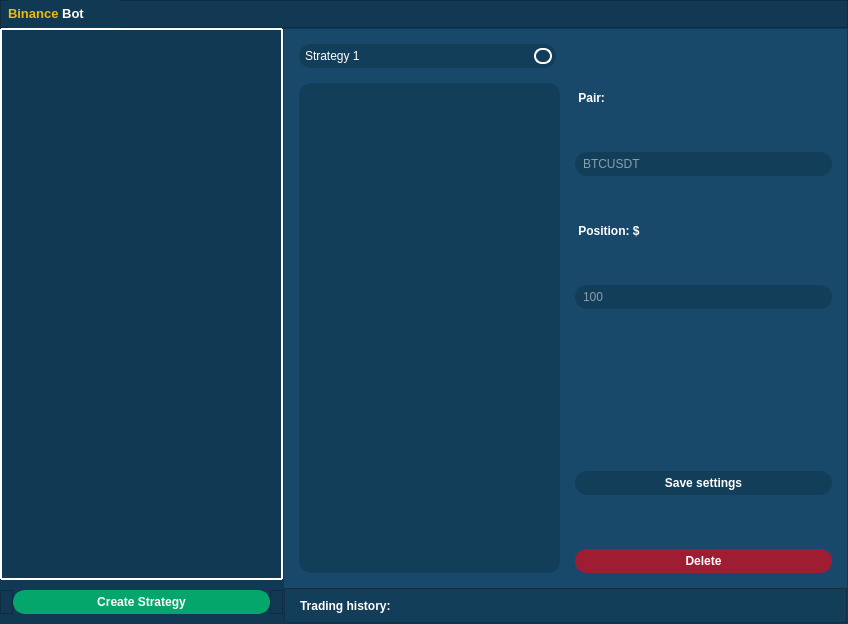
<?xml version="1.0" encoding="UTF-8"?>
<ui version="4.0">
 <class>MainWindow</class>
 <widget class="QMainWindow" name="MainWindow">
  <property name="geometry">
   <rect>
    <x>0</x>
    <y>0</y>
    <width>848</width>
    <height>624</height>
   </rect>
  </property>
  <property name="sizePolicy">
   <sizepolicy hsizetype="Preferred" vsizetype="Preferred">
    <horstretch>0</horstretch>
    <verstretch>0</verstretch>
   </sizepolicy>
  </property>
  <property name="windowTitle">
   <string>MainWindow</string>
  </property>
  <widget class="QWidget" name="centralwidget">
   <property name="styleSheet">
    <string notr="true">background-color: rgb(17, 57, 83);</string>
   </property>
   <layout class="QVBoxLayout" name="verticalLayout">
    <property name="spacing">
     <number>0</number>
    </property>
    <property name="leftMargin">
     <number>0</number>
    </property>
    <property name="topMargin">
     <number>0</number>
    </property>
    <property name="rightMargin">
     <number>0</number>
    </property>
    <property name="bottomMargin">
     <number>0</number>
    </property>
    <item>
     <widget class="QFrame" name="frame">
      <property name="minimumSize">
       <size>
        <width>0</width>
        <height>28</height>
       </size>
      </property>
      <property name="frameShape">
       <enum>QFrame::StyledPanel</enum>
      </property>
      <property name="frameShadow">
       <enum>QFrame::Raised</enum>
      </property>
      <widget class="QLabel" name="label">
       <property name="geometry">
        <rect>
         <x>8</x>
         <y>0</y>
         <width>111</width>
         <height>28</height>
        </rect>
       </property>
       <property name="font">
        <font>
         <pointsize>10</pointsize>
         <weight>75</weight>
         <bold>true</bold>
        </font>
       </property>
       <property name="styleSheet">
        <string notr="true">color: white;
</string>
       </property>
       <property name="text">
        <string>&lt;html&gt;&lt;head/&gt;&lt;body&gt;&lt;p&gt;&lt;span style=&quot; color:#f0b90b;&quot;&gt;Binance&lt;/span&gt; Bot&lt;/p&gt;&lt;/body&gt;&lt;/html&gt;</string>
       </property>
      </widget>
     </widget>
    </item>
    <item>
     <widget class="QStackedWidget" name="stackedWidget">
      <property name="minimumSize">
       <size>
        <width>0</width>
        <height>0</height>
       </size>
      </property>
      <property name="styleSheet">
       <string notr="true">background-color: rgb(17, 57, 83);</string>
      </property>
      <property name="currentIndex">
       <number>1</number>
      </property>
      <widget class="QWidget" name="login_page"/>
      <widget class="QWidget" name="main_page">
       <layout class="QHBoxLayout" name="horizontalLayout_2" stretch="1,2">
        <property name="spacing">
         <number>0</number>
        </property>
        <property name="leftMargin">
         <number>0</number>
        </property>
        <property name="topMargin">
         <number>0</number>
        </property>
        <property name="rightMargin">
         <number>0</number>
        </property>
        <property name="bottomMargin">
         <number>0</number>
        </property>
        <item>
         <layout class="QVBoxLayout" name="verticalLayout_st_list">
          <property name="spacing">
           <number>0</number>
          </property>
          <property name="leftMargin">
           <number>0</number>
          </property>
          <property name="bottomMargin">
           <number>0</number>
          </property>
          <item>
           <widget class="QScrollArea" name="scrollArea">
            <property name="sizePolicy">
             <sizepolicy hsizetype="Expanding" vsizetype="Expanding">
              <horstretch>0</horstretch>
              <verstretch>0</verstretch>
             </sizepolicy>
            </property>
            <property name="minimumSize">
             <size>
              <width>0</width>
              <height>0</height>
             </size>
            </property>
            <property name="styleSheet">
             <string notr="true">QScrollArea {
	border: 2px solid white;
	border-radius: 1px;
}</string>
            </property>
            <property name="widgetResizable">
             <bool>true</bool>
            </property>
            <widget class="QWidget" name="scrollAreaWidgetContents">
             <property name="geometry">
              <rect>
               <x>0</x>
               <y>0</y>
               <width>277</width>
               <height>542</height>
              </rect>
             </property>
             <property name="styleSheet">
              <string notr="true"/>
             </property>
             <layout class="QVBoxLayout" name="verticalLayout_2" stretch="0,1">
              <property name="spacing">
               <number>0</number>
              </property>
              <property name="leftMargin">
               <number>0</number>
              </property>
              <property name="topMargin">
               <number>0</number>
              </property>
              <property name="rightMargin">
               <number>0</number>
              </property>
              <property name="bottomMargin">
               <number>0</number>
              </property>
              <item>
               <layout class="QVBoxLayout" name="verticalLayout_pair">
                <property name="spacing">
                 <number>0</number>
                </property>
               </layout>
              </item>
              <item>
               <spacer name="verticalSpacer">
                <property name="orientation">
                 <enum>Qt::Vertical</enum>
                </property>
                <property name="sizeHint" stdset="0">
                 <size>
                  <width>20</width>
                  <height>40</height>
                 </size>
                </property>
               </spacer>
              </item>
             </layout>
            </widget>
           </widget>
          </item>
          <item>
           <layout class="QHBoxLayout" name="horizontalLayout_4">
            <property name="spacing">
             <number>0</number>
            </property>
            <property name="topMargin">
             <number>10</number>
            </property>
            <property name="bottomMargin">
             <number>10</number>
            </property>
            <item>
             <widget class="QFrame" name="frame_4">
              <property name="frameShape">
               <enum>QFrame::StyledPanel</enum>
              </property>
              <property name="frameShadow">
               <enum>QFrame::Raised</enum>
              </property>
             </widget>
            </item>
            <item>
             <widget class="QPushButton" name="pushButton_create">
              <property name="sizePolicy">
               <sizepolicy hsizetype="Fixed" vsizetype="Fixed">
                <horstretch>0</horstretch>
                <verstretch>0</verstretch>
               </sizepolicy>
              </property>
              <property name="minimumSize">
               <size>
                <width>257</width>
                <height>0</height>
               </size>
              </property>
              <property name="maximumSize">
               <size>
                <width>16777215</width>
                <height>16777215</height>
               </size>
              </property>
              <property name="font">
               <font>
                <pointsize>9</pointsize>
                <weight>75</weight>
                <bold>true</bold>
               </font>
              </property>
              <property name="layoutDirection">
               <enum>Qt::LeftToRight</enum>
              </property>
              <property name="styleSheet">
               <string notr="true">QPushButton {
	color: rgb(255, 255, 255);
	border-color: rgb(4, 166, 107);
	background-color: rgb(4, 166, 107);
	border-style: solid;
	border-width: 4px;
	border-radius: 12px;
	padding: 1px
}

QPushButton::pressed {
	color: rgb(240, 185, 11);
}</string>
              </property>
              <property name="text">
               <string>Create Strategy</string>
              </property>
             </widget>
            </item>
            <item>
             <widget class="QFrame" name="frame_2">
              <property name="frameShape">
               <enum>QFrame::StyledPanel</enum>
              </property>
              <property name="frameShadow">
               <enum>QFrame::Raised</enum>
              </property>
             </widget>
            </item>
           </layout>
          </item>
         </layout>
        </item>
        <item>
         <widget class="QFrame" name="frame_core">
          <property name="styleSheet">
           <string notr="true">background-color: rgb(24, 73, 107);</string>
          </property>
          <property name="frameShape">
           <enum>QFrame::StyledPanel</enum>
          </property>
          <property name="frameShadow">
           <enum>QFrame::Raised</enum>
          </property>
          <layout class="QVBoxLayout" name="verticalLayout_core">
           <property name="spacing">
            <number>0</number>
           </property>
           <property name="leftMargin">
            <number>0</number>
           </property>
           <property name="topMargin">
            <number>0</number>
           </property>
           <property name="rightMargin">
            <number>0</number>
           </property>
           <property name="bottomMargin">
            <number>0</number>
           </property>
           <item>
            <layout class="QHBoxLayout" name="horizontalLayout">
             <property name="spacing">
              <number>15</number>
             </property>
             <property name="leftMargin">
              <number>15</number>
             </property>
             <property name="topMargin">
              <number>15</number>
             </property>
             <property name="rightMargin">
              <number>15</number>
             </property>
             <property name="bottomMargin">
              <number>15</number>
             </property>
             <item>
              <layout class="QVBoxLayout" name="verticalLayout_6">
               <property name="spacing">
                <number>15</number>
               </property>
               <property name="bottomMargin">
                <number>0</number>
               </property>
               <item>
                <widget class="QComboBox" name="comboBox_strategy">
                 <property name="sizePolicy">
                  <sizepolicy hsizetype="Fixed" vsizetype="Fixed">
                   <horstretch>0</horstretch>
                   <verstretch>0</verstretch>
                  </sizepolicy>
                 </property>
                 <property name="minimumSize">
                  <size>
                   <width>257</width>
                   <height>0</height>
                  </size>
                 </property>
                 <property name="styleSheet">
                  <string notr="true">QComboBox {
	color: rgb(255, 255, 255);
	border-color: rgb(19, 62, 90);
	background-color: rgb(19, 62, 90);
	border-style: solid;
	border-width: 4px;
	border-radius: 12px;
	padding-left: 2px;
}

QComboBox::drop-down {
	subcontrol-origin: padding;
    subcontrol-position: top right;
    width: 14px;
    border: 2px solid white;
    border-radius: 8px;
}

QComboBox QAbstractItemView {
	border-bottom-right-radius: 4px;
    border-bottom-left-radius: 4px;
	border-top-right-radius: 4px;
	border-top-left-radius: 4px;
	border: 2px solid white;
	color: white;
	selection-background-color: rgb(19, 62, 90);
	padding: 4px 4px 4px 4px
}</string>
                 </property>
                 <item>
                  <property name="text">
                   <string>Strategy 1</string>
                  </property>
                 </item>
                </widget>
               </item>
               <item>
                <widget class="QTextBrowser" name="textBrowser">
                 <property name="sizePolicy">
                  <sizepolicy hsizetype="Expanding" vsizetype="MinimumExpanding">
                   <horstretch>0</horstretch>
                   <verstretch>0</verstretch>
                  </sizepolicy>
                 </property>
                 <property name="minimumSize">
                  <size>
                   <width>0</width>
                   <height>0</height>
                  </size>
                 </property>
                 <property name="focusPolicy">
                  <enum>Qt::NoFocus</enum>
                 </property>
                 <property name="styleSheet">
                  <string notr="true">QTextBrowser {
	color: rgb(255, 255, 255);
	border-color: rgb(19, 62, 90);
	background-color: rgb(19, 62, 90);
	border-style: solid;
	border-width: 4px;
	border-radius: 12px;
	selection-color: rgb(240, 185, 11);
	padding-left: 2px;
}</string>
                 </property>
                 <property name="html">
                  <string>&lt;!DOCTYPE HTML PUBLIC &quot;-//W3C//DTD HTML 4.0//EN&quot; &quot;http://www.w3.org/TR/REC-html40/strict.dtd&quot;&gt;
&lt;html&gt;&lt;head&gt;&lt;meta name=&quot;qrichtext&quot; content=&quot;1&quot; /&gt;&lt;style type=&quot;text/css&quot;&gt;
p, li { white-space: pre-wrap; }
&lt;/style&gt;&lt;/head&gt;&lt;body style=&quot; font-family:'MS Shell Dlg 2'; font-size:7.8pt; font-weight:400; font-style:normal;&quot;&gt;
&lt;p style=&quot;-qt-paragraph-type:empty; margin-top:0px; margin-bottom:0px; margin-left:0px; margin-right:0px; -qt-block-indent:0; text-indent:0px;&quot;&gt;&lt;br /&gt;&lt;/p&gt;&lt;/body&gt;&lt;/html&gt;</string>
                 </property>
                </widget>
               </item>
              </layout>
             </item>
             <item>
              <layout class="QVBoxLayout" name="verticalLayout_5" stretch="2,1,2,1,3,1,1,1">
               <property name="spacing">
                <number>0</number>
               </property>
               <property name="bottomMargin">
                <number>0</number>
               </property>
               <item>
                <widget class="QLabel" name="label_3">
                 <property name="font">
                  <font>
                   <pointsize>9</pointsize>
                   <weight>75</weight>
                   <bold>true</bold>
                  </font>
                 </property>
                 <property name="styleSheet">
                  <string notr="true">color: rgb(255, 255, 255);</string>
                 </property>
                 <property name="text">
                  <string> Pair: </string>
                 </property>
                 <property name="margin">
                  <number>0</number>
                 </property>
                </widget>
               </item>
               <item>
                <widget class="QLineEdit" name="lineEdit_pair">
                 <property name="sizePolicy">
                  <sizepolicy hsizetype="Fixed" vsizetype="Fixed">
                   <horstretch>0</horstretch>
                   <verstretch>0</verstretch>
                  </sizepolicy>
                 </property>
                 <property name="minimumSize">
                  <size>
                   <width>257</width>
                   <height>0</height>
                  </size>
                 </property>
                 <property name="styleSheet">
                  <string notr="true">QLineEdit {
	color: rgb(255, 255, 255);
	border-color: rgb(19, 62, 90);
	background-color: rgb(19, 62, 90);
	border-style: solid;
	border-width: 4px;
	border-radius: 12px;
	selection-color: rgb(240, 185, 11);
	padding-left: 2px;
}</string>
                 </property>
                 <property name="placeholderText">
                  <string>BTCUSDT</string>
                 </property>
                </widget>
               </item>
               <item>
                <widget class="QLabel" name="label_2">
                 <property name="font">
                  <font>
                   <pointsize>9</pointsize>
                   <weight>75</weight>
                   <bold>true</bold>
                  </font>
                 </property>
                 <property name="styleSheet">
                  <string notr="true">color: rgb(255, 255, 255);</string>
                 </property>
                 <property name="text">
                  <string> Position: $</string>
                 </property>
                </widget>
               </item>
               <item>
                <widget class="QLineEdit" name="lineEdit_position">
                 <property name="sizePolicy">
                  <sizepolicy hsizetype="Fixed" vsizetype="Fixed">
                   <horstretch>0</horstretch>
                   <verstretch>0</verstretch>
                  </sizepolicy>
                 </property>
                 <property name="minimumSize">
                  <size>
                   <width>257</width>
                   <height>0</height>
                  </size>
                 </property>
                 <property name="styleSheet">
                  <string notr="true">QLineEdit {
	color: rgb(255, 255, 255);
	border-color: rgb(19, 62, 90);
	background-color: rgb(19, 62, 90);
	border-style: solid;
	border-width: 4px;
	border-radius: 12px;
	selection-color: rgb(240, 185, 11);
	padding-left: 2px;
}</string>
                 </property>
                 <property name="text">
                  <string/>
                 </property>
                 <property name="placeholderText">
                  <string>100</string>
                 </property>
                </widget>
               </item>
               <item>
                <spacer name="verticalSpacer_3">
                 <property name="orientation">
                  <enum>Qt::Vertical</enum>
                 </property>
                 <property name="sizeHint" stdset="0">
                  <size>
                   <width>20</width>
                   <height>40</height>
                  </size>
                 </property>
                </spacer>
               </item>
               <item>
                <widget class="QPushButton" name="pushButton_save">
                 <property name="sizePolicy">
                  <sizepolicy hsizetype="Fixed" vsizetype="Fixed">
                   <horstretch>0</horstretch>
                   <verstretch>0</verstretch>
                  </sizepolicy>
                 </property>
                 <property name="minimumSize">
                  <size>
                   <width>257</width>
                   <height>0</height>
                  </size>
                 </property>
                 <property name="font">
                  <font>
                   <pointsize>9</pointsize>
                   <weight>75</weight>
                   <bold>true</bold>
                  </font>
                 </property>
                 <property name="styleSheet">
                  <string notr="true">QPushButton {
	color: rgb(255, 255, 255);
	border-color: rgb(19, 62, 90);
	background-color: rgb(19, 62, 90);
	border-style: solid;
	border-width: 4px;
	border-radius: 12px;
	padding: 1px
}

QPushButton::pressed {
	color: rgb(240, 185, 11);
	background-color: rgb(17, 57, 83);
	border-color: rgb(17, 57, 83)
}</string>
                 </property>
                 <property name="text">
                  <string>Save settings</string>
                 </property>
                </widget>
               </item>
               <item>
                <spacer name="verticalSpacer_4">
                 <property name="orientation">
                  <enum>Qt::Vertical</enum>
                 </property>
                 <property name="sizeHint" stdset="0">
                  <size>
                   <width>20</width>
                   <height>40</height>
                  </size>
                 </property>
                </spacer>
               </item>
               <item>
                <widget class="QPushButton" name="pushButton_delete">
                 <property name="sizePolicy">
                  <sizepolicy hsizetype="Fixed" vsizetype="Fixed">
                   <horstretch>0</horstretch>
                   <verstretch>0</verstretch>
                  </sizepolicy>
                 </property>
                 <property name="minimumSize">
                  <size>
                   <width>257</width>
                   <height>0</height>
                  </size>
                 </property>
                 <property name="font">
                  <font>
                   <pointsize>9</pointsize>
                   <weight>75</weight>
                   <bold>true</bold>
                  </font>
                 </property>
                 <property name="styleSheet">
                  <string notr="true">QPushButton {
	color: rgb(255, 255, 255);
	border-color: rgb(158, 29, 51);
	background-color: rgb(158, 29, 51);
	border-style: solid;
	border-width: 4px;
	border-radius: 12px;
	padding: 1px
}

QPushButton::pressed {
	color: rgb(240, 185, 11);
}</string>
                 </property>
                 <property name="text">
                  <string>Delete</string>
                 </property>
                </widget>
               </item>
              </layout>
             </item>
            </layout>
           </item>
           <item>
            <widget class="QFrame" name="frame_3">
             <property name="minimumSize">
              <size>
               <width>0</width>
               <height>35</height>
              </size>
             </property>
             <property name="styleSheet">
              <string notr="true">background-color: rgb(19, 62, 90);</string>
             </property>
             <property name="frameShape">
              <enum>QFrame::StyledPanel</enum>
             </property>
             <property name="frameShadow">
              <enum>QFrame::Raised</enum>
             </property>
             <layout class="QHBoxLayout" name="horizontalLayout_3">
              <property name="spacing">
               <number>15</number>
              </property>
              <property name="leftMargin">
               <number>15</number>
              </property>
              <property name="topMargin">
               <number>0</number>
              </property>
              <property name="rightMargin">
               <number>0</number>
              </property>
              <property name="bottomMargin">
               <number>0</number>
              </property>
              <item>
               <widget class="QLabel" name="label_4">
                <property name="font">
                 <font>
                  <pointsize>9</pointsize>
                  <weight>75</weight>
                  <bold>true</bold>
                 </font>
                </property>
                <property name="styleSheet">
                 <string notr="true">color: rgb(255, 255, 255);</string>
                </property>
                <property name="text">
                 <string>Trading history:</string>
                </property>
               </widget>
              </item>
              <item>
               <widget class="QPushButton" name="pushButton_test">
                <property name="maximumSize">
                 <size>
                  <width>28</width>
                  <height>28</height>
                 </size>
                </property>
                <property name="styleSheet">
                 <string notr="true">QPushButton {
	color: rgb(255, 255, 255);
	border-color: rgb(19, 62, 90);
	background-color: rgb(19, 62, 90);
	border-style: solid;
	border-width: 4px;
	border-radius: 10px;
	padding: 1px
}

QPushButton::pressed {
	color: rgb(240, 185, 11);
	background-color: rgb(17, 57, 83);
	border-color: rgb(17, 57, 83)
}</string>
                </property>
                <property name="text">
                 <string/>
                </property>
                <property name="icon">
                 <iconset>
                  <normaloff>log.png</normaloff>log.png</iconset>
                </property>
                <property name="iconSize">
                 <size>
                  <width>28</width>
                  <height>28</height>
                 </size>
                </property>
               </widget>
              </item>
              <item>
               <spacer name="horizontalSpacer">
                <property name="orientation">
                 <enum>Qt::Horizontal</enum>
                </property>
                <property name="sizeHint" stdset="0">
                 <size>
                  <width>40</width>
                  <height>20</height>
                 </size>
                </property>
               </spacer>
              </item>
             </layout>
            </widget>
           </item>
          </layout>
         </widget>
        </item>
       </layout>
      </widget>
      <widget class="QWidget" name="statistics_page"/>
     </widget>
    </item>
   </layout>
  </widget>
 </widget>
 <resources/>
 <connections/>
</ui>
